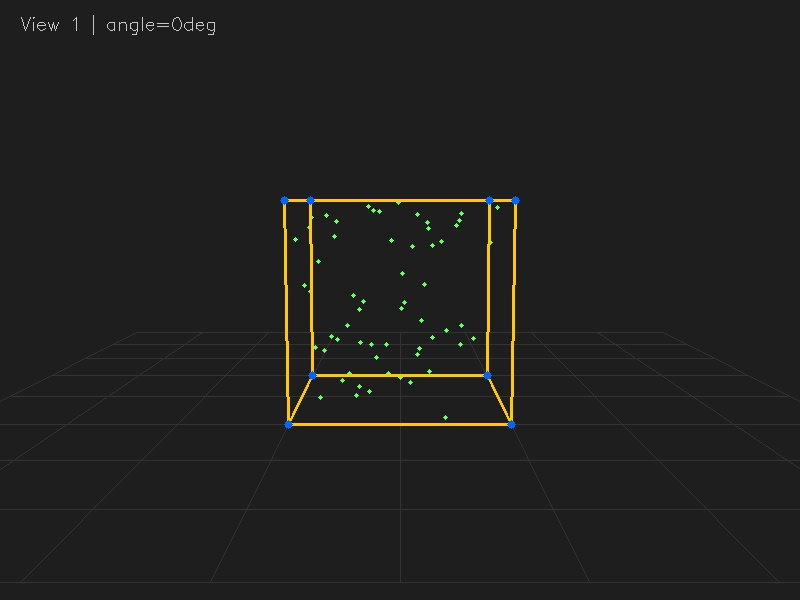
#> input picture images/view_01.jpg, 800 x 600 px; its folder holds 4 pictures in this run
$ python sfm.py
#> lines starting #> are read from the running program, lines starting #| are printed output that depends on the picture
"""
Sparse 3D Reconstruction from Images - Structure from Motion (SfM)
"""

import cv2
import numpy as np
import os
import glob


def load_images(folder):
#> called with folder = 'images'
    paths = sorted(glob.glob(os.path.join(folder, "*.jpg")) +
                   glob.glob(os.path.join(folder, "*.png")))
    if len(paths) < 2:
        raise ValueError(f"Need at least 2 images in '{folder}'. Found: {len(paths)}")
    images = []
    for p in paths:
        img = cv2.imread(p)
#> img is the input picture: shape (600, 800, 3); mean B, G, R 30.7, 32.4, 32.6
        if img is not None:
            images.append((os.path.basename(p), img))
            print(f"  Loaded: {os.path.basename(p)}  {img.shape[1]}x{img.shape[0]}")
#|   Loaded: view_01.jpg  800x600
    return images


def detect_and_match(img1, img2, ratio=0.75):
    gray1 = cv2.cvtColor(img1, cv2.COLOR_BGR2GRAY)
    gray2 = cv2.cvtColor(img2, cv2.COLOR_BGR2GRAY)
    sift = cv2.SIFT_create(nfeatures=5000)
    kp1, des1 = sift.detectAndCompute(gray1, None)
    kp2, des2 = sift.detectAndCompute(gray2, None)
    index_params = dict(algorithm=1, trees=5)
    search_params = dict(checks=50)
    flann = cv2.FlannBasedMatcher(index_params, search_params)
    raw_matches = flann.knnMatch(des1, des2, k=2)
    good = [m for m, n in raw_matches if m.distance < ratio * n.distance]
    pts1 = np.float32([kp1[m.queryIdx].pt for m in good])
    pts2 = np.float32([kp2[m.trainIdx].pt for m in good])
    return pts1, pts2, good, kp1, kp2


def get_camera_matrix(img):
    h, w = img.shape[:2]
    focal = max(w, h)
    K = np.array([
        [focal,     0,  w / 2],
        [    0, focal,  h / 2],
        [    0,     0,      1]
    ], dtype=np.float64)
    return K


def estimate_pose(pts1, pts2, K):
    E, mask = cv2.findEssentialMat(pts1, pts2, K,
                                   method=cv2.RANSAC,
                                   prob=0.999,
                                   threshold=1.0)
    if E is None:
        return None, None, None
    _, R, t, mask_pose = cv2.recoverPose(E, pts1, pts2, K, mask=mask)
    inliers = mask_pose.ravel() > 0
    return R, t, inliers


def triangulate(pts1, pts2, K, R1, t1, R2, t2):
    P1 = K @ np.hstack([R1, t1])
    P2 = K @ np.hstack([R2, t2])
    pts4d = cv2.triangulatePoints(P1, P2,
                                  pts1.T.astype(np.float32),
                                  pts2.T.astype(np.float32))
    pts3d = (pts4d[:3] / pts4d[3]).T
    valid = (pts4d[3] != 0) & (pts3d[:, 2] > 0)
    return pts3d[valid]


def save_ply(points, filename):
    points = np.array(points)
    mean = np.mean(points, axis=0)
    std  = np.std(points, axis=0)
    mask = np.all(np.abs(points - mean) < 3 * std, axis=1)
    points = points[mask]
    with open(filename, 'w') as f:
        f.write("ply\nformat ascii 1.0\n")
        f.write(f"element vertex {len(points)}\n")
        f.write("property float x\nproperty float y\nproperty float z\n")
        f.write("end_header\n")
        for p in points:
            f.write(f"{p[0]:.6f} {p[1]:.6f} {p[2]:.6f}\n")
    print(f"\n  Saved {len(points)} points -> {filename}")


def run_sfm(image_folder="images", output_folder="output"):
    os.makedirs(output_folder, exist_ok=True)
    print("\n" + "="*55)
    print("   Structure from Motion — Sparse 3D Reconstruction")
    print("="*55)

    print("\n[1/5] Loading images...")
    images = load_images(image_folder)
    print(f"  Total images: {len(images)}")

    all_points_3d = []
    pairs = list(zip(images[:-1], images[1:]))

    print("\n[2/5] Detecting features & matching pairs...")
    for (name1, img1), (name2, img2) in pairs:
        print(f"\n  Pair: {name1} <-> {name2}")
        pts1, pts2, good_matches, kp1, kp2 = detect_and_match(img1, img2)
        print(f"  Good matches: {len(good_matches)}")

        if len(good_matches) < 50:
            print("  Too few matches, skipping pair.")
            continue

        match_img = cv2.drawMatches(img1, kp1, img2, kp2,
                                    good_matches[:50], None,
                                    flags=cv2.DrawMatchesFlags_NOT_DRAW_SINGLE_POINTS)
        match_path = os.path.join(output_folder,
                                  f"matches_{name1.split('.')[0]}_{name2.split('.')[0]}.jpg")
        cv2.imwrite(match_path, match_img)

        K = get_camera_matrix(img1)

        print("[3/5] Estimating camera pose...")
        R, t, inliers = estimate_pose(pts1, pts2, K)
        if R is None:
            print("  Could not estimate pose, skipping.")
            continue
        print(f"  Inliers after RANSAC: {inliers.sum()}")

        print("[4/5] Triangulating 3D points...")
        R1 = np.eye(3);   t1 = np.zeros((3, 1))
        R2 = R;           t2 = t
        pts3d = triangulate(pts1[inliers], pts2[inliers], K, R1, t1, R2, t2)
        print(f"  Triangulated {len(pts3d)} 3D points")
        all_points_3d.append(pts3d)
#> this loop made 3 passes
#> pass 1, in detect_and_match, `gray2 = cv2.cvtColor(img2, cv2.COLOR_BGR2GRAY)`:
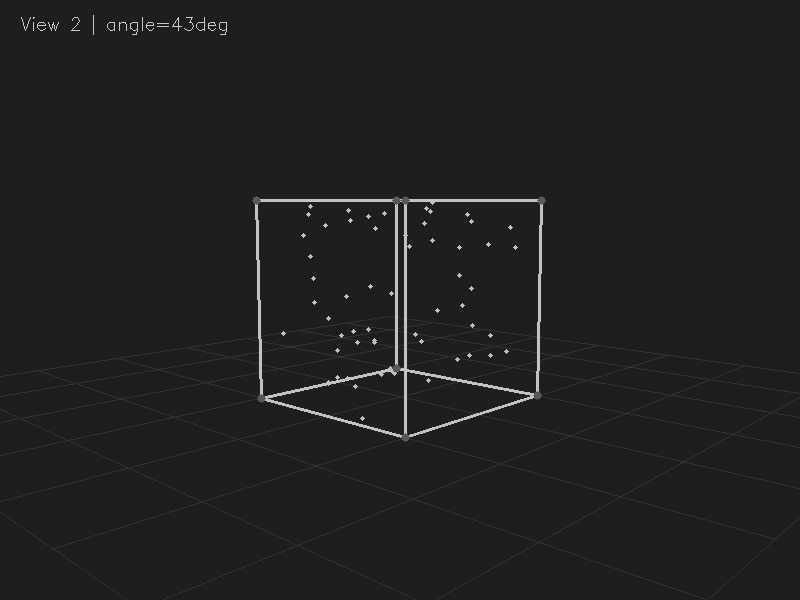
#> gray2: shape (600, 800); min 22, max 206, mean 32.4
#> pass 1, in run_sfm, `match_img = cv2.drawMatches(img1, kp1, img2, kp2, good_matches[:50], N..`:
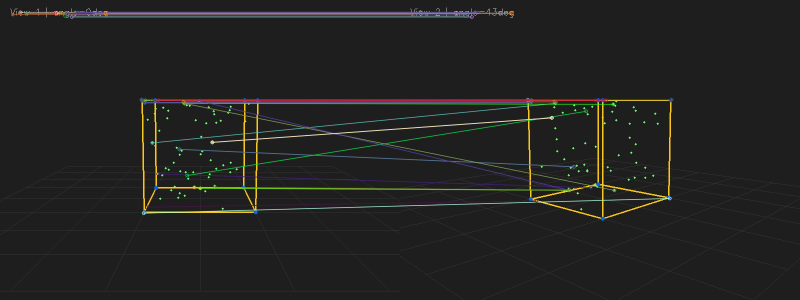
#> match_img: shape (600, 1600, 3) (shown at 1/2 size); mean B, G, R 33, 35, 34.8
#> pass 2, in detect_and_match (call 2), `gray2 = cv2.cvtColor(img2, cv2.COLOR_BGR2GRAY)`:
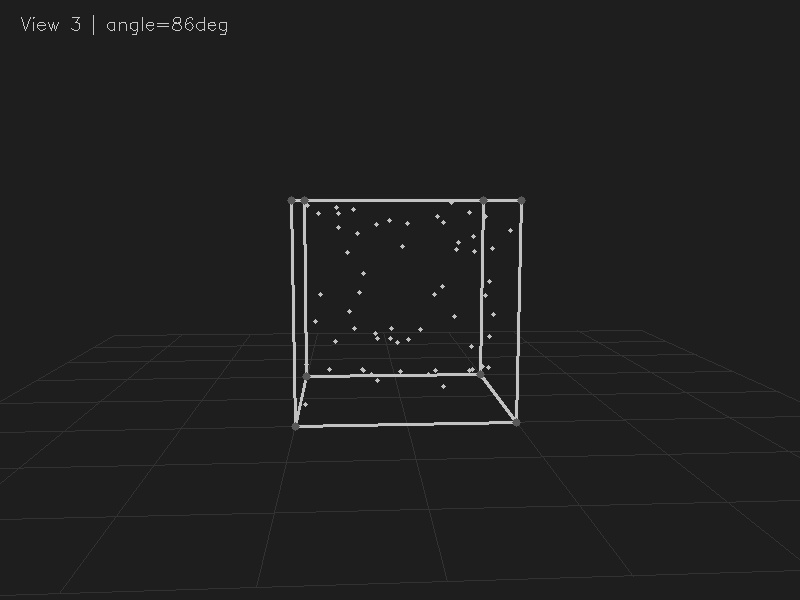
#> gray2: shape (600, 800); min 21, max 206, mean 32.3

    print("\n[5/5] Saving point cloud...")
    if not all_points_3d:
        print("  No 3D points reconstructed. Check your images.")
        return

    combined = np.vstack(all_points_3d)
    out_path = os.path.join(output_folder, "reconstruction.ply")
    save_ply(combined, out_path)

    print("\n" + "="*55)
    print("  Done! Open output/reconstruction.ply in MeshLab")
    print("="*55 + "\n")


if __name__ == "__main__":
    run_sfm(image_folder="images", output_folder="output")
